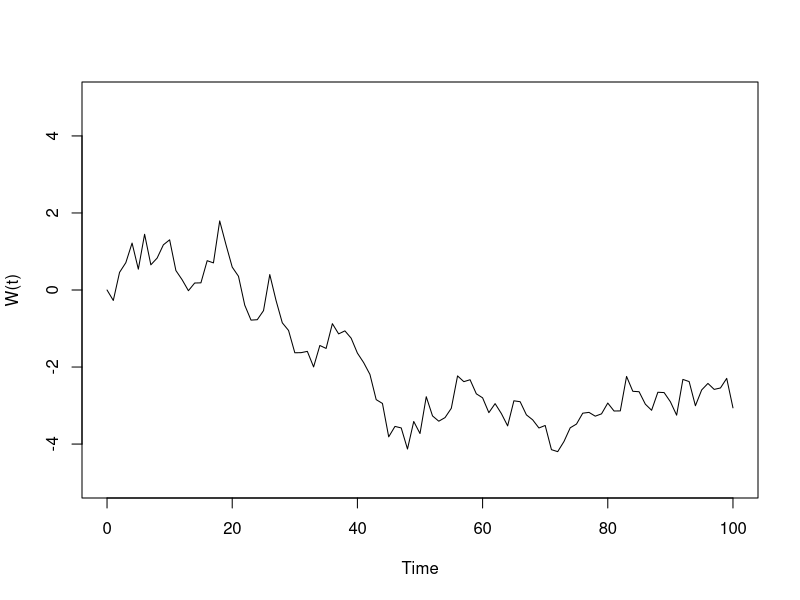
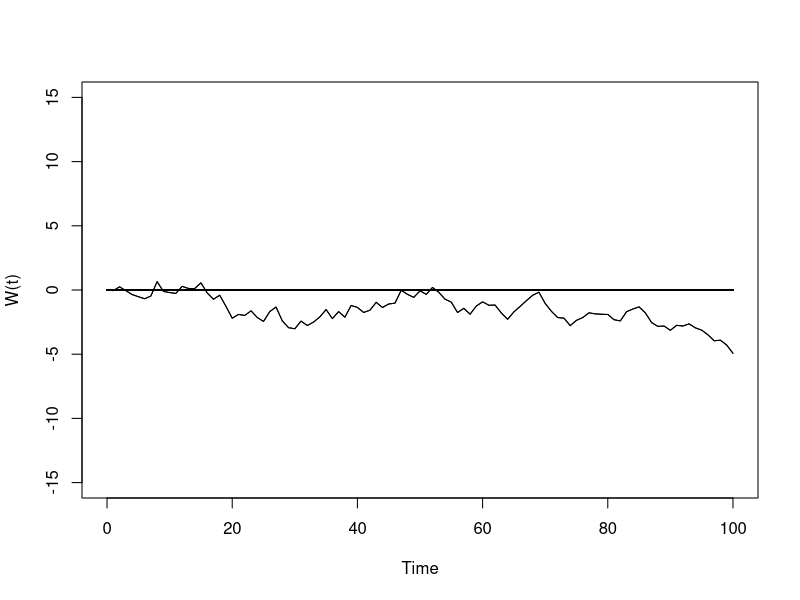
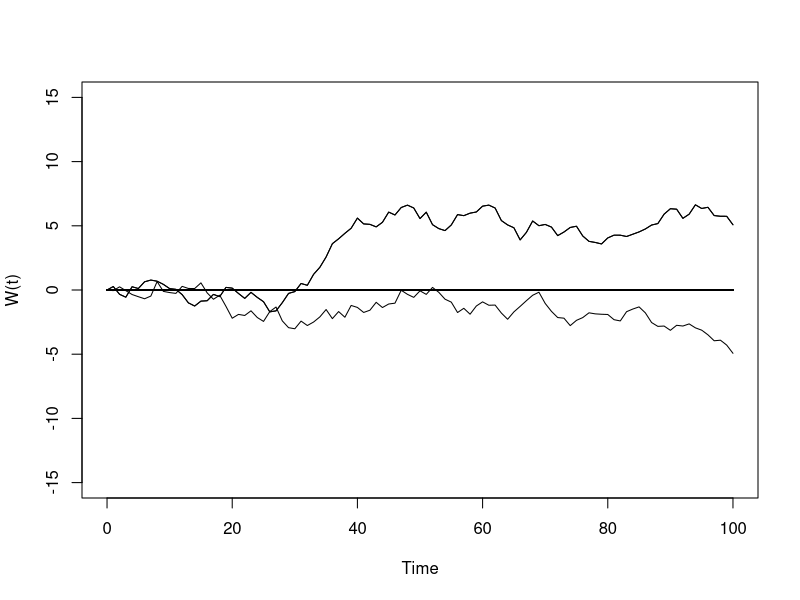
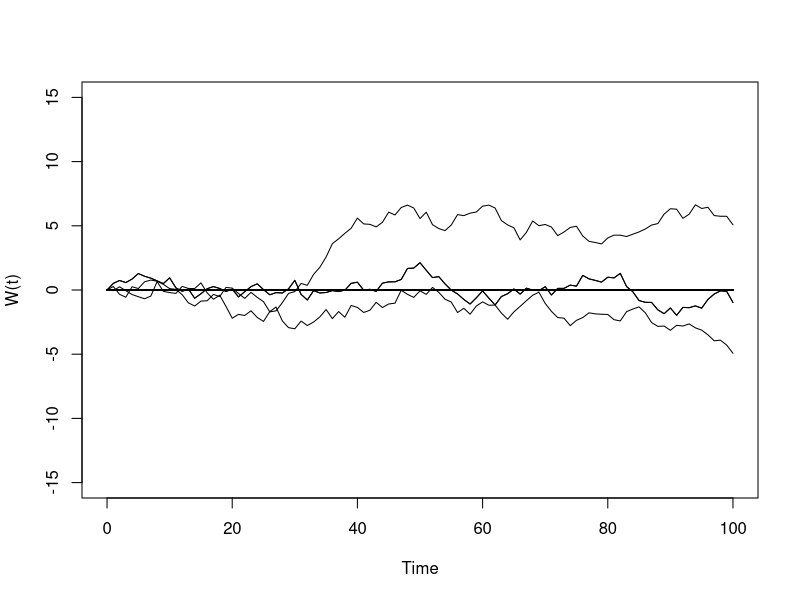
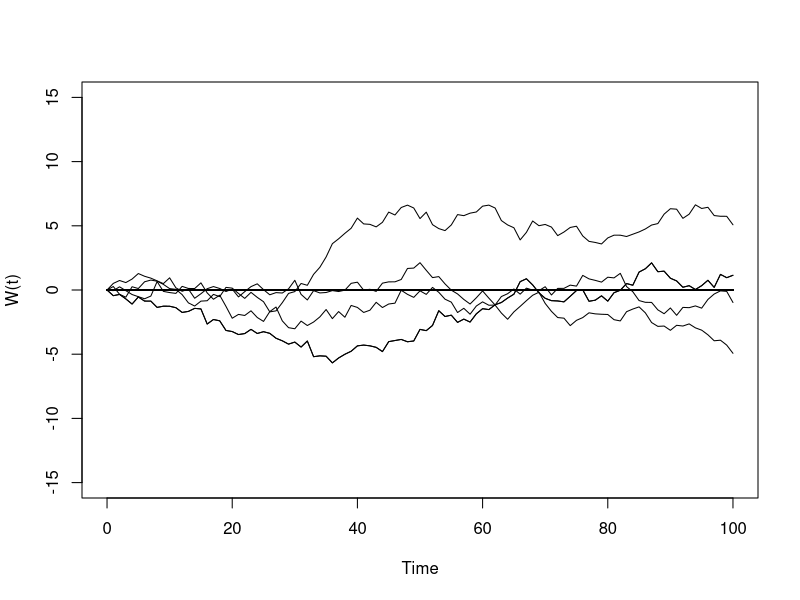
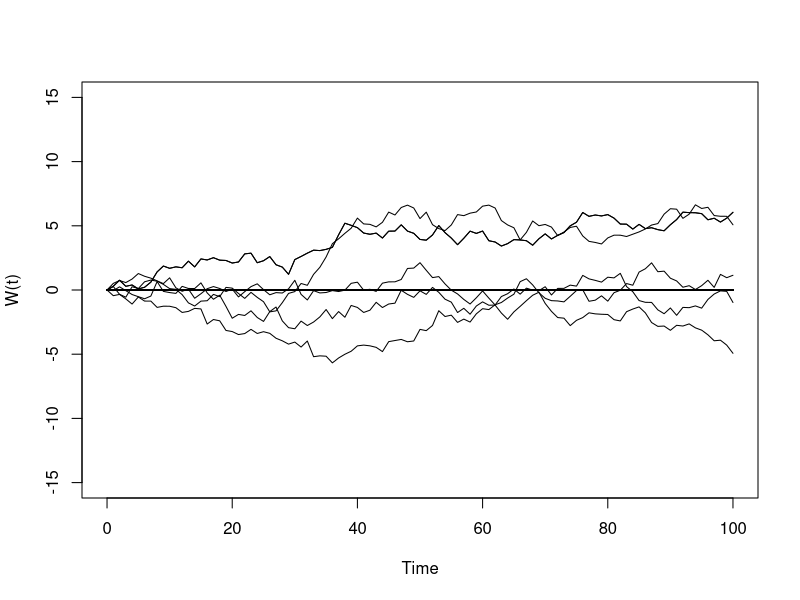
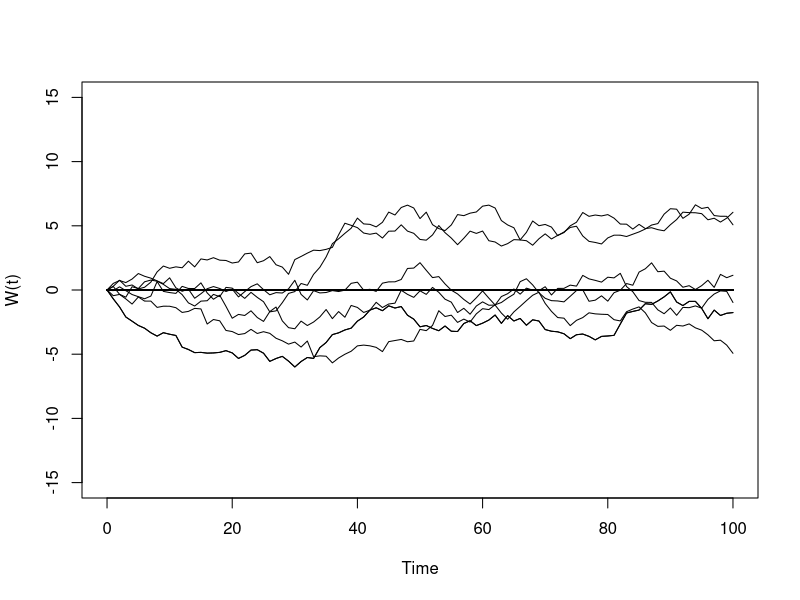
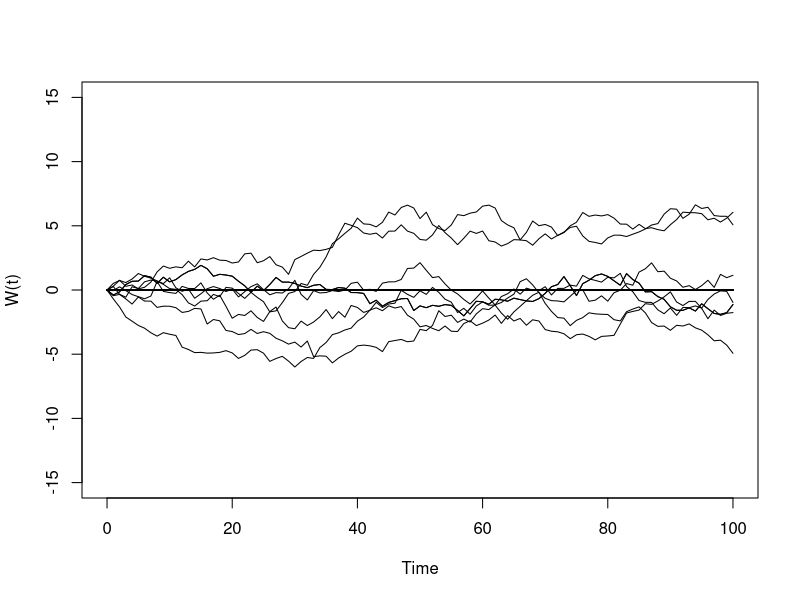

These figures' R source, in order:
# Brownian Motion in R

# One Dimensional Brownian Motion:

# Reference: http://www.phytools.org/eqg/Exercise_4.1/

# Generating a Single 1D BM Path:

# This assumes constant variance over time:

# time:
time <- seq(from = 0, to = 100, by = 1)

# Starting point: W0 at 0 or a different (drift) value:

W0 <- 0

# Variance of Brownian Motion:

sigma_sq <- 0.2

# Brownian Path:

w_t <- c(W0 , cumsum(rnorm(length(time) - 1, mean = 0, sd = sqrt(sigma_sq))))

# Plot Brownian Path:

plot(time, w_t, type = "l", ylim = c(-5, 5), xlab = "Time", ylab = "W(t)")


# ------------------------------------------

# Generating multiple Brownian Paths: (Note complete try later)

# Inputs:

# Time Window [0, T]:

time <- seq(from = 0, to = 100, by = 1)

# Variance:

sigma_sq <- 0.2

# Specifying the number of paths:

numPaths = 30

W_t <- matrix(0, nrow = numPaths, ncol = length(time))

for (i in 1:numPaths) {
  W_t[i, ] <- c(W0 , cumsum(rnorm(length(time) - 1, mean = 0, sd = sqrt(sigma_sq))))
  plot(time, W_t[i, ], xlab = "Time", ylab = "W(t)", type = "l", ylim = c(-15,15))
  for (i in 1:numPaths) lines(time, W_t[i, ])
}








